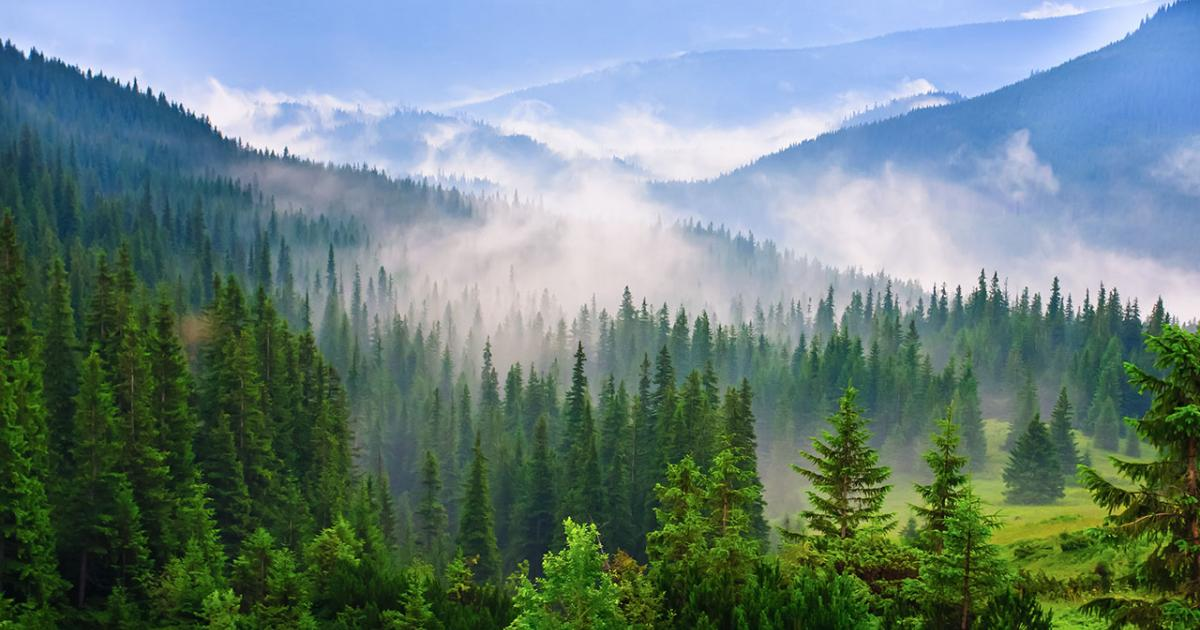
#> input picture Class 4/forest.jpg, 1200 x 630 px, found by its file name
$ python Sobel.py
#> lines starting #> are read from the running program, lines starting #| are printed output that depends on the picture
"""
@file sobel_demo.py
@brief Sample code using Sobel and/or Scharr OpenCV functions to make a simple Edge Detector
"""
import sys
import cv2 as cv

window_name = ('Sobel Demo - Simple Edge Detector')
scale = 1
delta = 0
ddepth = cv.CV_16S


# Load the image
src = cv.imread('forest.JPG', cv.IMREAD_COLOR)
#> src is the input picture: shape (630, 1200, 3); mean B, G, R 124.1, 128.2, 105.6
# Check if image is loaded fine

cv.imshow(window_name, src)
cv.waitKey(0)

src = cv.GaussianBlur(src, (3, 3), 0)


gray = cv.cvtColor(src, cv.COLOR_BGR2GRAY)
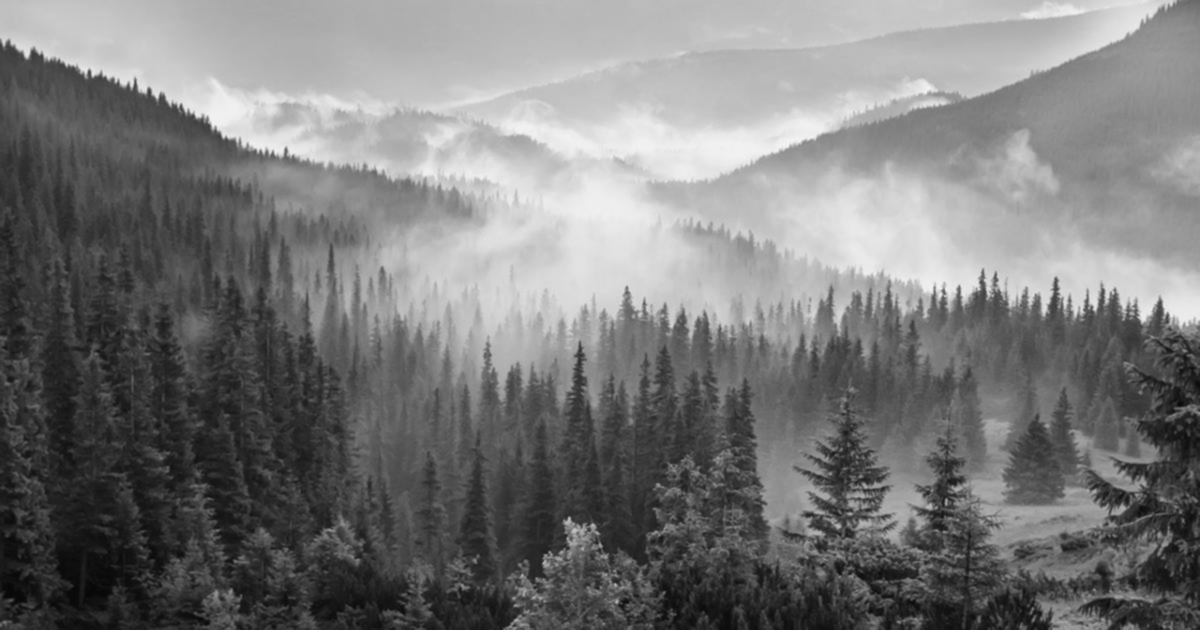
#> gray: shape (630, 1200); min 7, max 244, mean 121


grad_x = cv.Sobel(gray, ddepth, 1, 0, ksize=3, scale=scale, delta=delta, borderType=cv.BORDER_DEFAULT)
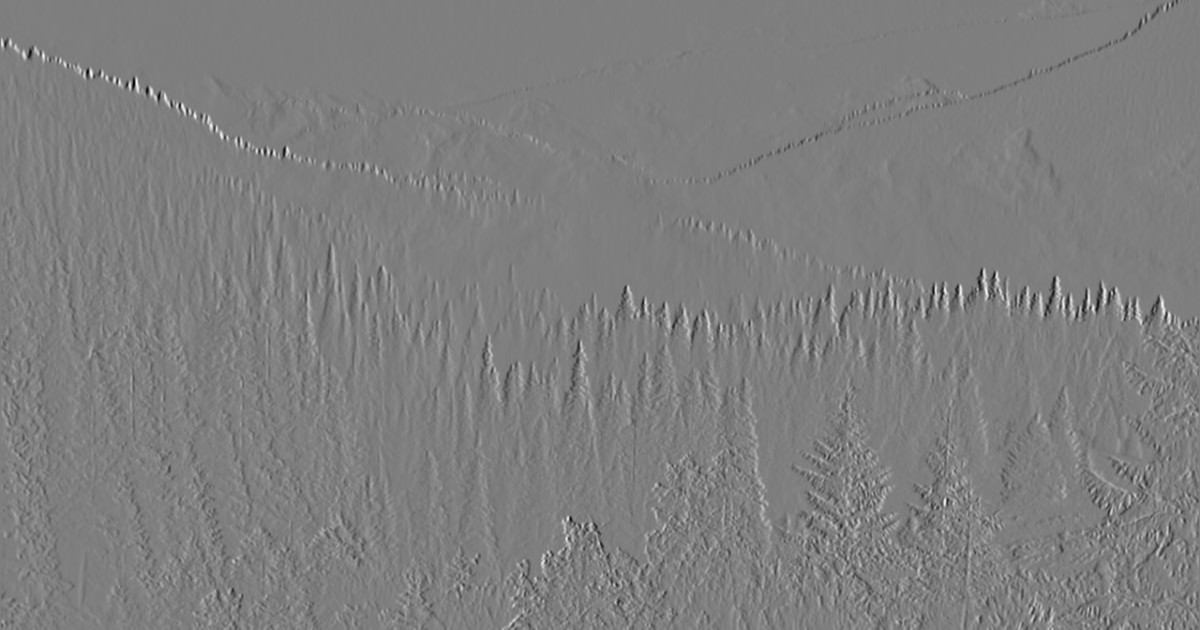
#> grad_x: shape (630, 1200) int16; min -479, max 484, mean 0.3; drawn with min black and max white
# Gradient-Y
# grad_y = cv.Scharr(gray,ddepth,0,1)
grad_y = cv.Sobel(gray, ddepth, 0, 1, ksize=3, scale=scale, delta=delta, borderType=cv.BORDER_DEFAULT)
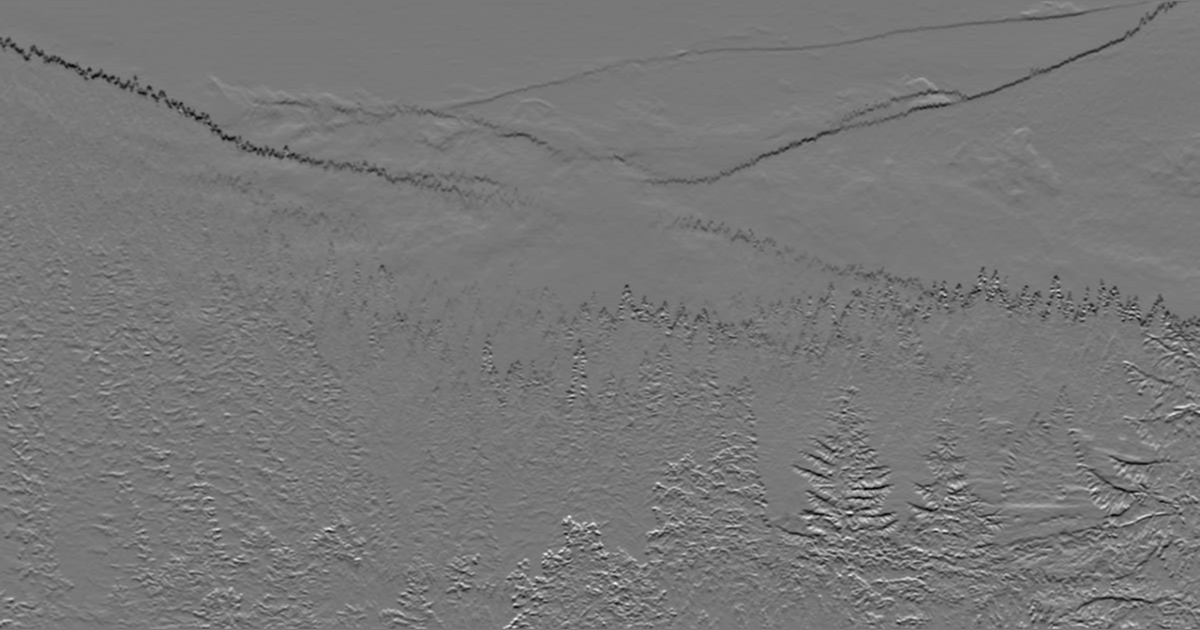
#> grad_y: shape (630, 1200) int16; min -365, max 410, mean -1.7; drawn with min black and max white


abs_grad_x = cv.convertScaleAbs(grad_x)
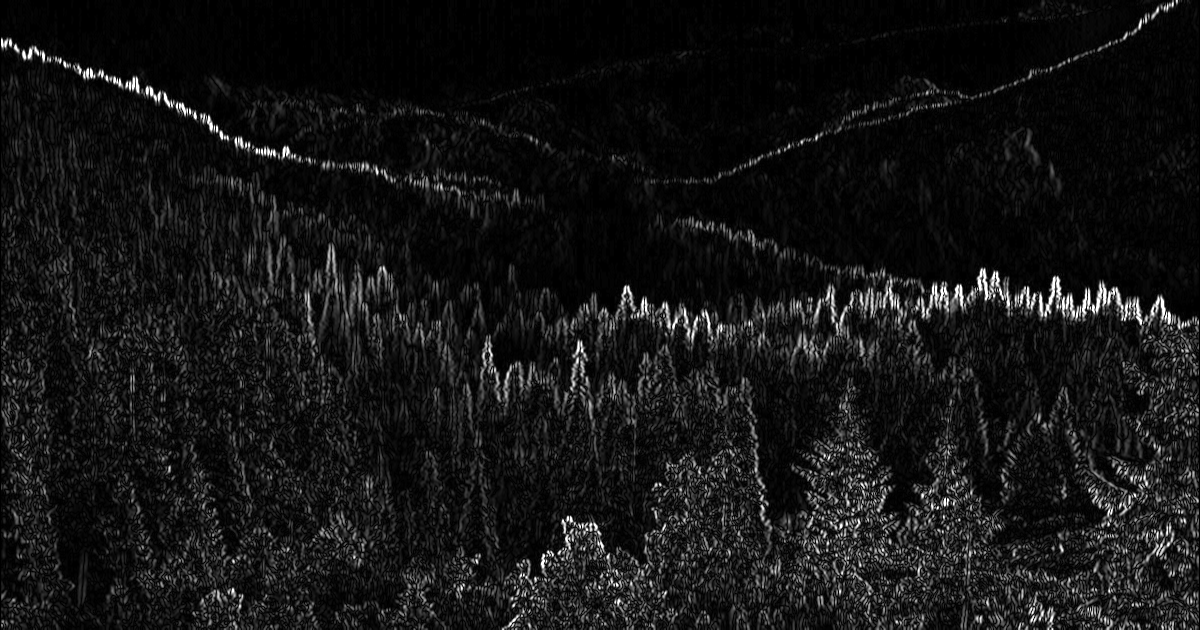
#> abs_grad_x: shape (630, 1200); min 0, max 255, mean 21
abs_grad_y = cv.convertScaleAbs(grad_y)
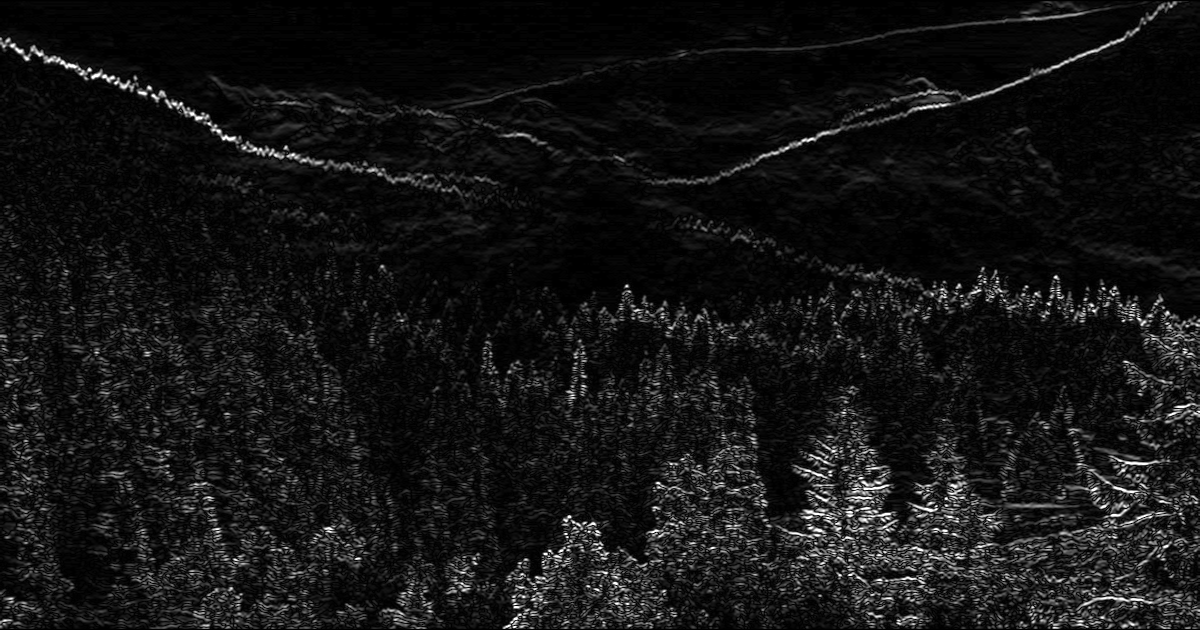
#> abs_grad_y: shape (630, 1200); min 0, max 255, mean 20.1


grad = cv.addWeighted(abs_grad_x, 0.5, abs_grad_y, 0.5, 0)
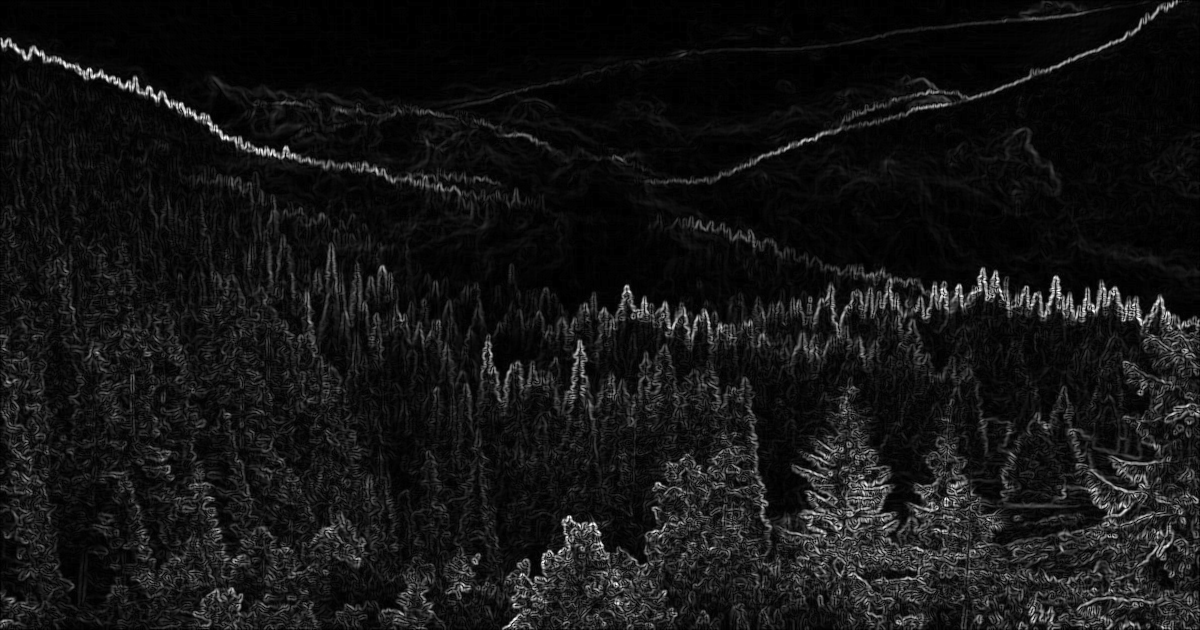
#> grad: shape (630, 1200); min 0, max 255, mean 20.6


cv.imshow(window_name, grad)
cv.waitKey(0)

$ run again, with Class 4/road.jpg copied over Class 4/forest.jpg
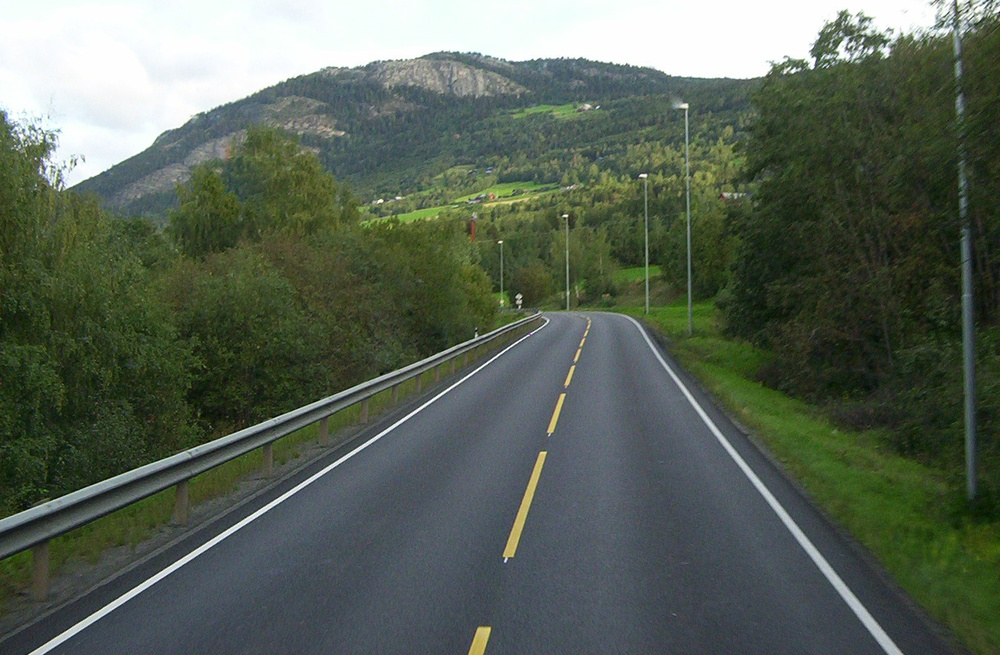
#> input picture Class 4/road.jpg, 1000 x 655 px, shrunk from 1346 x 882 before the run, found by its file name
#> src is the input picture: shape (655, 1000, 3); mean B, G, R 87, 99.6, 89.3
#> `grad_y = cv.Sobel(gray, ddepth, 0, 1, ksize=3, scale=scale, delta=delt..`:
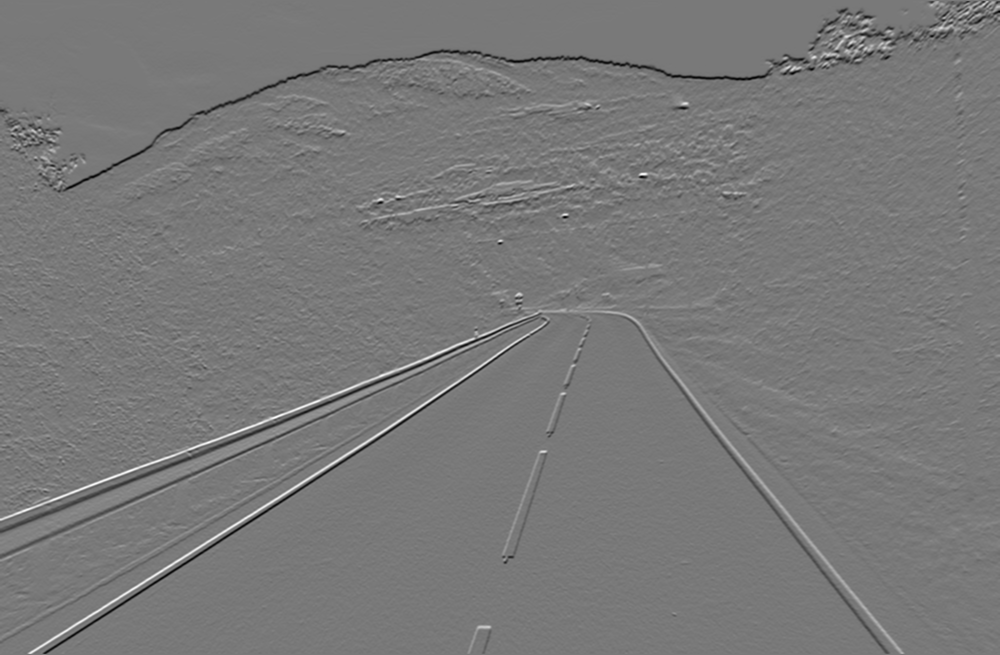
#> grad_y: shape (655, 1000) int16; min -482, max 530, mean -2.1; drawn with min black and max white
#> `grad = cv.addWeighted(abs_grad_x, 0.5, abs_grad_y, 0.5, 0)`:
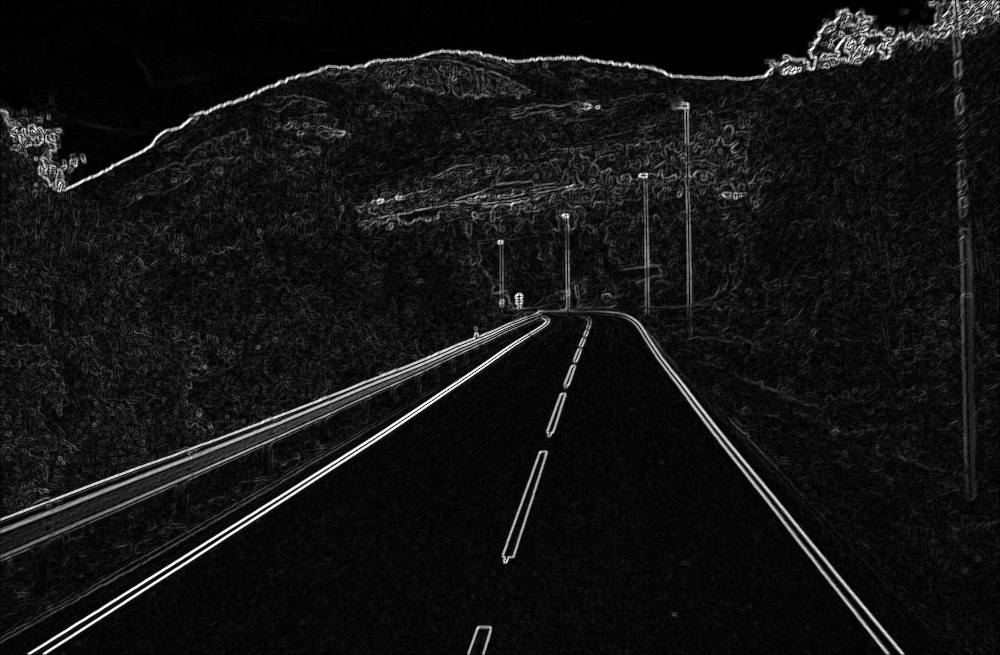
#> grad: shape (655, 1000); min 0, max 255, mean 19.4
